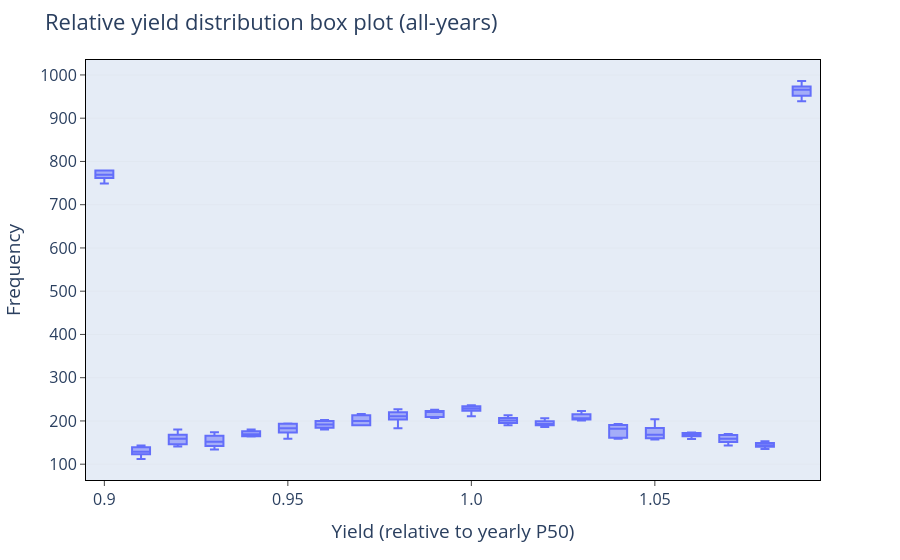

Notebook code cell kept with this figure:
### Markdown cell above
## 12. Further analysis

### Code cell
# Example: Plot a box plot of all years' relative yield distributions
fig = px.box(yearly_hist_df)
fig.update_layout(
    font=dict(size=16),
    title_font=dict(size=18),
    title=f"Relative yield distribution box plot{' (all-years)' if n_years > 1 else '(single year)'}",
    xaxis_title="Yield (relative to yearly P50)",
    yaxis_title="Frequency",
    width=900
)
fig.update_yaxes(linewidth=1, linecolor="black", mirror=True, ticks="outside", showgrid=True, gridwidth=0.1, gridcolor="#c0c0c0")
fig.update_xaxes(dtick=5, linewidth=1, linecolor="black", mirror=True, ticks="outside")
fig.show()

### Figure 1 — Plotly figure (JSON) as saved in the notebook; plotly's stock layout.template omitted (floating-point values rounded to 4 significant figures)
{"data": [{"alignmentgroup": "True", "hovertemplate": "variable=%{x}<br>value=%{y}<extra></extra>", "legendgroup": "", "marker": {"color": "#636efa"}, "name": "", "notched": false, "offsetgroup": "", "orientation": "v", "showlegend": false, "type": "box", "x": ["0.9", "0.9", "0.9", "0.9", "0.9", "0.91", "0.91", "0.91", "0.91", "0.91", "0.92", "0.92", "0.92", "0.92", "0.92", "0.93", "0.93", "0.93", "0.93", "0.93", "0.94", "0.94", "0.94", "0.94", "0.94", "0.95", "0.95", "0.95", "0.95", "0.95", "0.96", "0.96", "0.96", "0.96", "0.96", "0.97", "0.97", "0.97", "0.97", "0.97", "0.98", "0.98", "0.98", "0.98", "0.98", "0.99", "0.99", "0.99", "0.99", "0.99", "1.0", "1.0", "1.0", "1.0", "1.0", "1.01", "1.01", "1.01", "1.01", "1.01", "1.02", "1.02", "1.02", "1.02", "1.02", "1.03", "1.03", "1.03", "1.03", "1.03", "1.04", "1.04", "1.04", "1.04", "1.04", "1.05", "1.05", "1.05", "1.05", "1.05", "1.06", "1.06", "1.06", "1.06", "1.06", "1.07", "1.07", "1.07", "1.07", "1.07", "1.08", "1.08", "1.08", "1.08", "1.08", "1.09", "1.09", "1.09", "1.09", "1.09"], "x0": " ", "xaxis": "x", "y": [769, 766, 779, 749, 779, 112, 127, 138, 143, 129, 141, 148, 159, 164, 180, 174, 145, 152, 163, 134, 180, 164, 169, 165, 175, 183, 193, 178, 159, 194, 199, 192, 202, 180, 186, 216, 190, 200, 212, 190, 211, 227, 183, 210, 218, 210, 222, 222, 226, 207, 211, 229, 228, 236, 233, 213, 205, 201, 197, 190, 193, 186, 206, 191, 197, 213, 204, 223, 201, 206, 182, 162, 193, 190, 159, 168, 204, 157, 161, 177, 167, 158, 169, 172, 173, 167, 170, 154, 159, 143, 135, 142, 148, 153, 144, 956, 966, 939, 969, 986], "y0": " ", "yaxis": "y"}], "layout": {"boxmode": "group", "font": {"size": 16}, "legend": {"tracegroupgap": 0}, "margin": {"t": 60}, "title": {"text": "Relative yield distribution box plot (all-years)"}, "width": 900, "xaxis": {"anchor": "y", "domain": [0, 1], "dtick": 5, "linecolor": "black", "linewidth": 1, "mirror": true, "ticks": "outside", "title": {"text": "Yield (relative to yearly P50)"}}, "yaxis": {"anchor": "x", "domain": [0, 1], "gridcolor": "#c0c0c0", "gridwidth": 0.1, "linecolor": "black", "linewidth": 1, "mirror": true, "showgrid": true, "ticks": "outside", "title": {"text": "Frequency"}}}}
